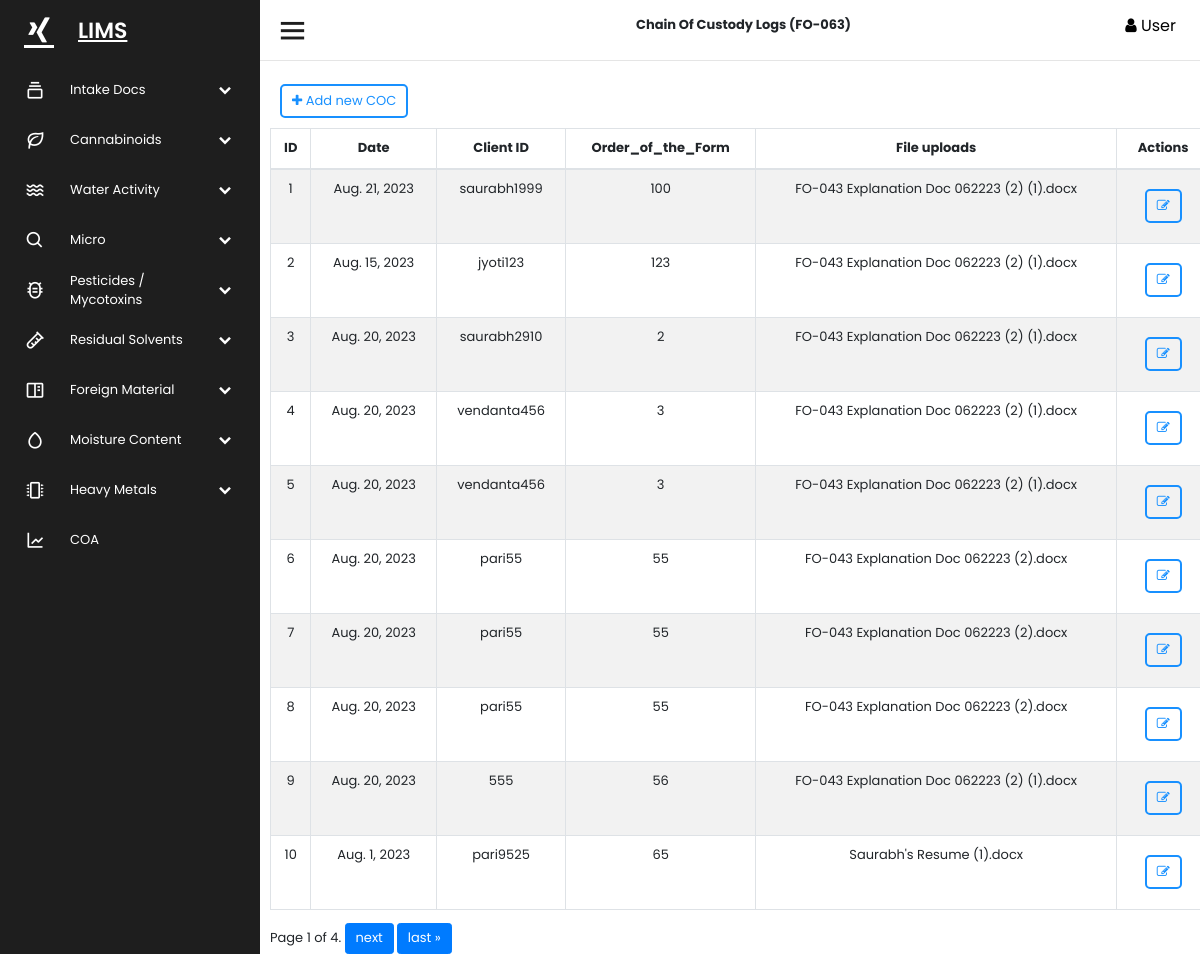
Screenshot of /chain_of_custody/ with the database file from the repository.
### mainApp/models.py (models this page shows, shortened)
class ChainOfCustody(models.Model):
    id=models.AutoField(primary_key=True)
    COC_UUID =models.UUIDField(max_length=100, unique=True, default=uuid.uuid4, editable = False)
    Client_ID = models.CharField(max_length=60, verbose_name='Client ID')
    Date = models.DateField(default=date.today, verbose_name= 'Date')
    Order_of_the_Form = models.PositiveIntegerField(verbose_name='Order of the Form cronology')
    COC_File_Upload = models.FileField(upload_to ="COC Files/%d/%m/%Y/",verbose_name= 'COC File Upload')
    COC_ID = models.CharField(max_length=1000, verbose_name='COC Form ID')
    created_at = models.DateTimeField(auto_now_add=True)
    updated_at = models.DateTimeField(auto_now=True)
    class Meta:
        verbose_name_plural = 'Chain of Custody (FO-063)'

### mainApp/views.py (the view)
# urls.py: path('chain_of_custody/', chain_of_custody),
def chain_of_custody(Request):
    data = ChainOfCustody.objects.all()
    data = ChainOfCustody.objects.all().order_by("id")
    paginator = Paginator(data, 10)
    page_number = Request.GET.get("page")
    page_obj = paginator.get_page(page_number)
    return render(Request,"Chain of Custody.html",{'data':page_obj})

### templates/Chain of Custody.html (shortened to what this page needs)
    {% extends 'base.html' %}
    {% load static %}
    {% block Content %}
    Chain Of Custody Logs (FO-063)
    {% endblock %}
    {% block body %}
         <hr style="margin-top: 60px;">
         <div class="" style="margin:10px;width: 100%;">
            <div>
               <a href="\chain_of_custody_form">
               <button class="white-button"><i class="fa fa-plus"></i> Add new COC
               </button>
               </a>
            </div>
            <table id="example" class="table table-striped table-bordered" style="width:100%">
               <thead>
                  <tr >
                     <th>ID</th>
                     <th>Date</th>
                     <th>Client ID</th>
                     <th>Order_of_the_Form</th>
                     <th>File uploads</th>
                     <th>Actions</th>
                  </tr>
               </thead>
               <tbody>
                  {% for item in data %}
                  <tr>
                     <td>{{item.id}}</td>
                     <td>{{item.Date}}</td>
                     <td>{{item.Client_ID}}</td>
                     <td>{{item.Order_of_the_Form}}</td>
                     <td>{{item.COC_File_Upload}}</td>
                     <td><a href="/edit/{{item.id}}"><button class="white-button"><i class="fa fa-edit"></i></button></a></td>
                  </tr>
                  {% endfor %}
               </tbody>
            </table>
         <div class="pagination my-pagination">
            <span class="step-links">
                <span class="current">
                    Page {{ data.number }} of {{ data.paginator.num_pages }}.
                </span>
                {% if data.has_next %}
                    <a href="?page={{ data.next_page_number }}" class="btn btn-primary">next</a>
                    <a href="?page={{ data.paginator.num_pages }}" class="btn btn-primary">last &raquo;</a>
                {% endif %}
            </span>
        </div>
  </div>
      </section>
      {% endblock %}

### static/assets/css/style.css (style rules this page uses)
* { font-family: 'Poppins', sans-serif; margin: 0; padding: 0; box-sizing: border-box; list-style: none; text-decoration: none; font-size: small; }
:root { --color_Blue: #3f93f1; --color_Dark1: #1e1e1e; --color_Dark2: #252527; --color_Light1: #dfdfdf; --color_Light2: #c4c4c4; }
body { font-family: 'Poppins', sans-serif;; }
.table thead th { vertical-align: top; border-bottom: 2px solid #dee2e6; text-align: center; }
.table-bordered th, .table-bordered td { border: 1px solid #dee2e6; text-align: center; }
.white-button { color: #1890ff; background-color: transparent; text-shadow: none; padding: 5px 10px; border-radius: 5px; border-width: 2px; border-color: #1890ff; border-style: solid; margin: 10px; }

### rows the page displays
ChainOfCustody: id "1", Date "Aug. 21, 2023", Client_ID "saurabh1999", Order_of_the_Form "100", COC_File_Upload "FO-043 Explanation Doc 062223 (2) (1).docx"
ChainOfCustody: id "2", Date "Aug. 15, 2023", Client_ID "jyoti123", Order_of_the_Form "123", COC_File_Upload "FO-043 Explanation Doc 062223 (2) (1).docx"
ChainOfCustody: id "3", Date "Aug. 20, 2023", Client_ID "saurabh2910", Order_of_the_Form "2", COC_File_Upload "FO-043 Explanation Doc 062223 (2) (1).docx"
ChainOfCustody: id "4", Date "Aug. 20, 2023", Client_ID "vendanta456", Order_of_the_Form "3", COC_File_Upload "FO-043 Explanation Doc 062223 (2) (1).docx"
ChainOfCustody: id "5", Date "Aug. 20, 2023", Client_ID "vendanta456", Order_of_the_Form "3", COC_File_Upload "FO-043 Explanation Doc 062223 (2) (1).docx"
ChainOfCustody: id "6", Date "Aug. 20, 2023", Client_ID "pari55", Order_of_the_Form "55", COC_File_Upload "FO-043 Explanation Doc 062223 (2).docx"
ChainOfCustody: id "7", Date "Aug. 20, 2023", Client_ID "pari55", Order_of_the_Form "55", COC_File_Upload "FO-043 Explanation Doc 062223 (2).docx"
ChainOfCustody: id "8", Date "Aug. 20, 2023", Client_ID "pari55", Order_of_the_Form "55", COC_File_Upload "FO-043 Explanation Doc 062223 (2).docx"
ChainOfCustody: id "9", Date "Aug. 20, 2023", Client_ID "555", Order_of_the_Form "56", COC_File_Upload "FO-043 Explanation Doc 062223 (2) (1).docx"
ChainOfCustody: id "10", Date "Aug. 1, 2023", Client_ID "pari9525", Order_of_the_Form "65", COC_File_Upload "Saurabh's Resume (1).docx"

### other values shown
{{ data.number }} "1"
{{ data.paginator.num_pages }} "4"
